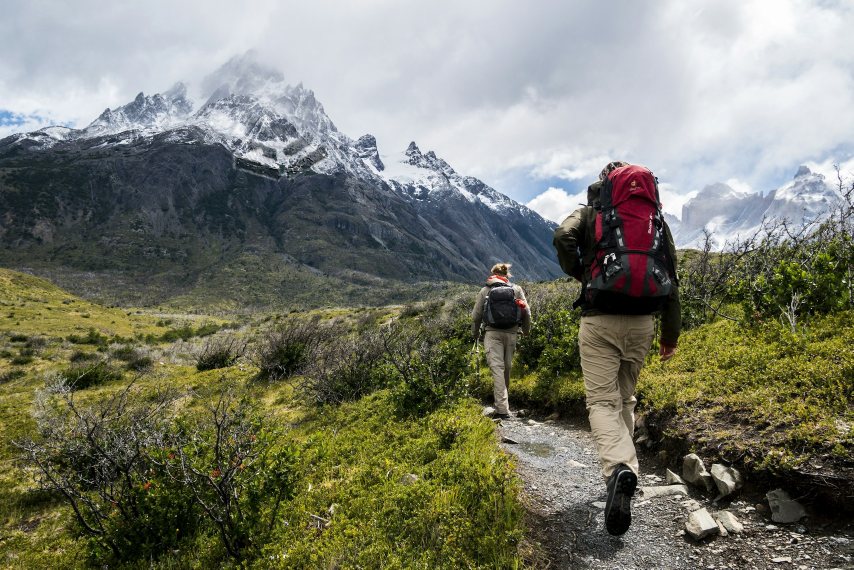
#> input picture trailfi/brand/hero-trail-carved.jpg, 2560 x 1708 px (shown at 1/3 size)
$ python clean-clouds.py hero-trail-carved.jpg out.png
#> lines starting #> are read from the running program, lines starting #| are printed output that depends on the picture; after the words box and inside, x2 and y2 are one past the last pixel; in counts of white or black regions, pixels touching at a corner belong together
"""Remove the mark from the cloud image by patching each side with the clouds just beyond it."""
import sys
import numpy as np
from PIL import Image
from scipy import ndimage as nd
a = np.asarray(Image.open(sys.argv[1]).convert("RGB")).astype(np.float32) / 255
H, W = a.shape[:2]
#> H = 1708; W = 2560
g = nd.gaussian_filter(a[..., 1] - (a[..., 0] + a[..., 2]) / 2, 3)
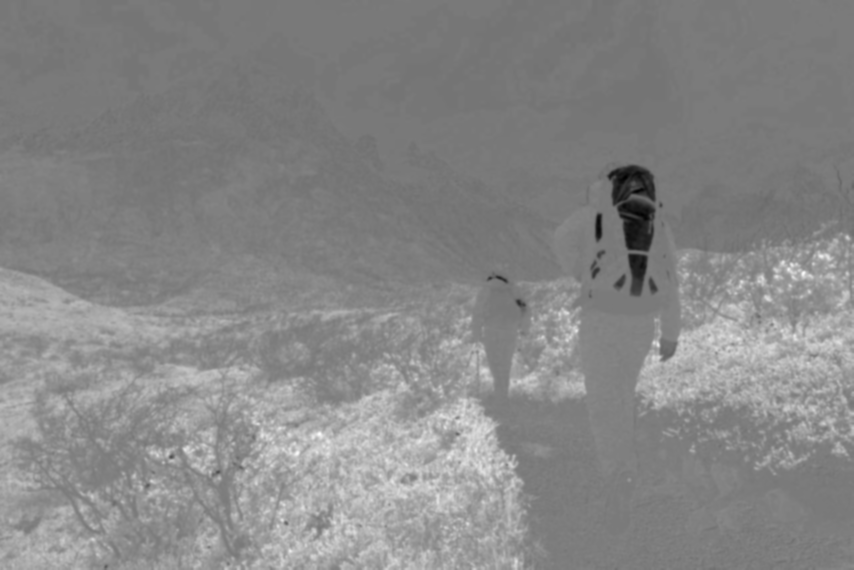
#> g: shape (1708, 2560) float32 (shown at 1/3 size); min -0.307, max 0.333, mean 0.0323; drawn with min black and max white
hole = nd.binary_dilation(g > 0.028, iterations=26)
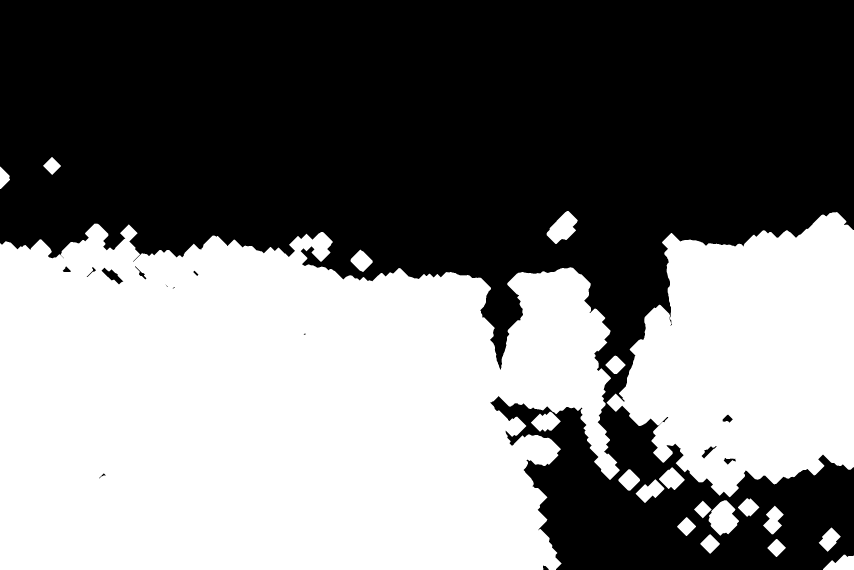
#> hole: shape (1708, 2560) bool (shown at 1/3 size); 47.3% white; 20 white regions, largest, box (x1, y1, x2, y2) and area: (0, 671, 1859, 1708) 1580879, (1820, 636, 2560, 1492) 442571, (2126, 1501, 2217, 1607) 6176
lab, n = nd.label(hole); sizes = nd.sum(hole, lab, range(1, n + 1))
#> after `lab, n = nd.label(hole)`:
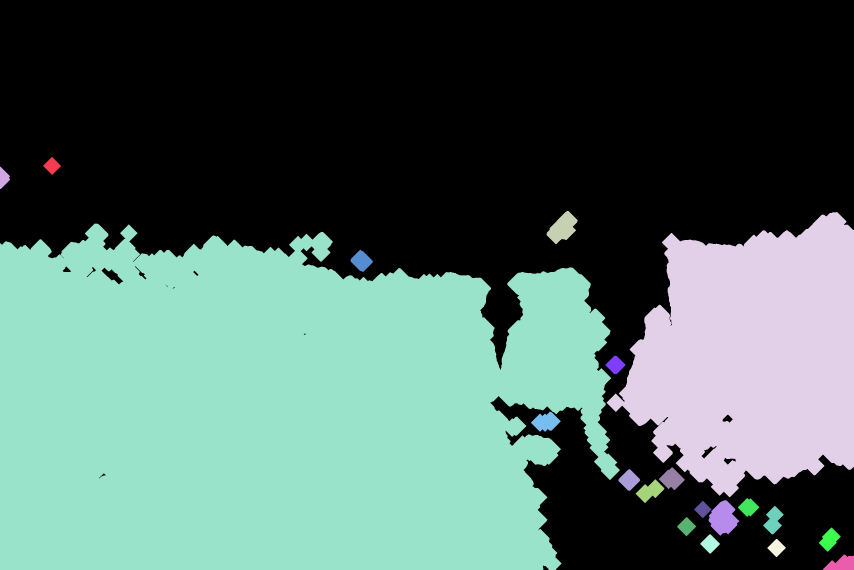
#> lab: shape (1708, 2560) int32 (shown at 1/3 size); 21 distinct labels, from 0 to 20; one colour per label, 0 black
#> after `lab, n = nd.label(hole)`: n = 20
#> after `sizes = nd.sum(hole, lab, range(1, n + 1))`: sizes = 20 values, max 1580879 at index 4, min 1212 at index 1, mean 103495.4
hole = np.isin(lab, [i + 1 for i, s in enumerate(sizes) if s > 20000])
#> hole: shape (1708, 2560) bool; 46.3% white; 2 white regions, box (x1, y1, x2, y2) and area: (0, 671, 1859, 1708) 1580879, (1820, 636, 2560, 1492) 442571
xx = np.arange(W)[None, :].repeat(H, 0)
# Left half borrows from further left, right half from further right, crossfaded across the middle
# so there is no seam where the two meet.
rows = np.arange(H)[:, None]
#> rows = 1708 values from 0 to 1707
left = a[rows, np.clip(xx - 330, 0, W - 1)]
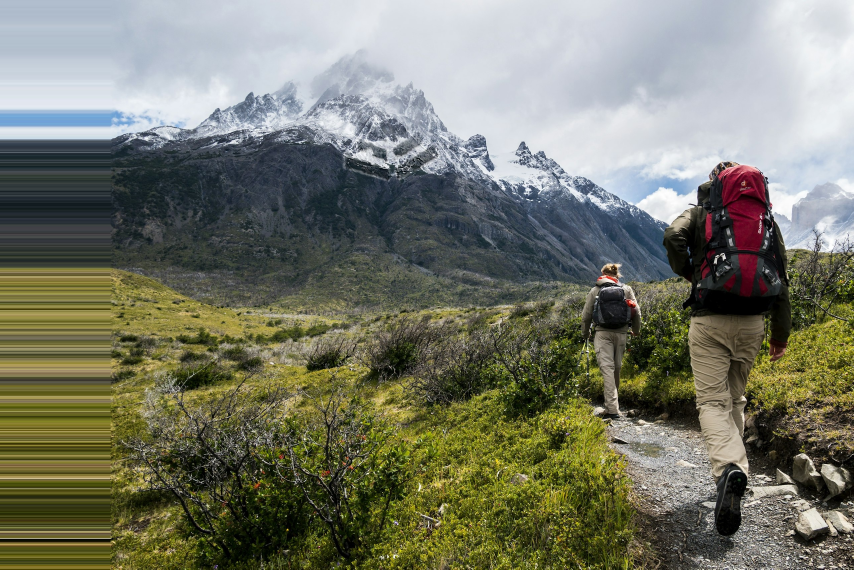
#> left: shape (1708, 2560, 3) float32 (shown at 1/3 size); mean R, G, B 0.467, 0.474, 0.412
right = a[rows, np.clip(xx + 330, 0, W - 1)]
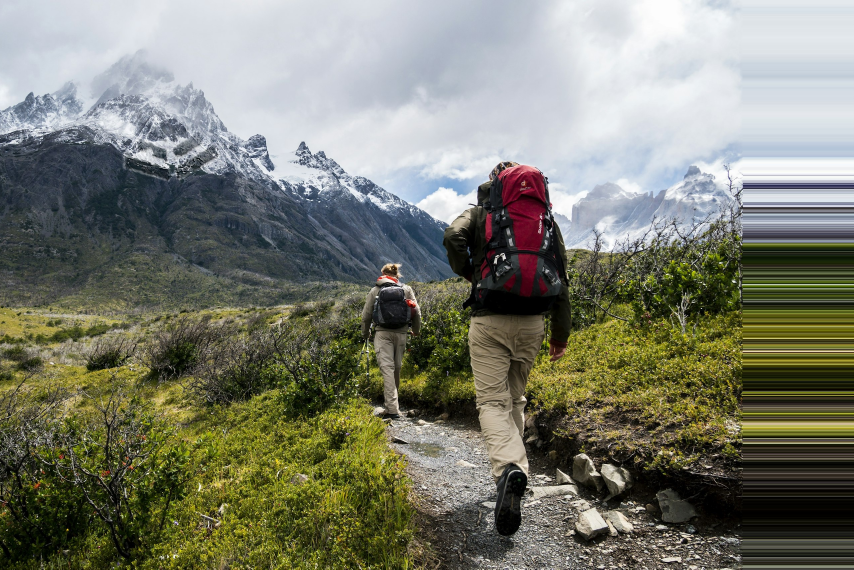
#> right: shape (1708, 2560, 3) float32 (shown at 1/3 size); mean R, G, B 0.481, 0.489, 0.433
ramp = np.clip((xx - (W // 2 - 110)) / 220, 0, 1)[..., None]
ramp = ramp * ramp * (3 - 2 * ramp)
patch = left * (1 - ramp) + right * ramp
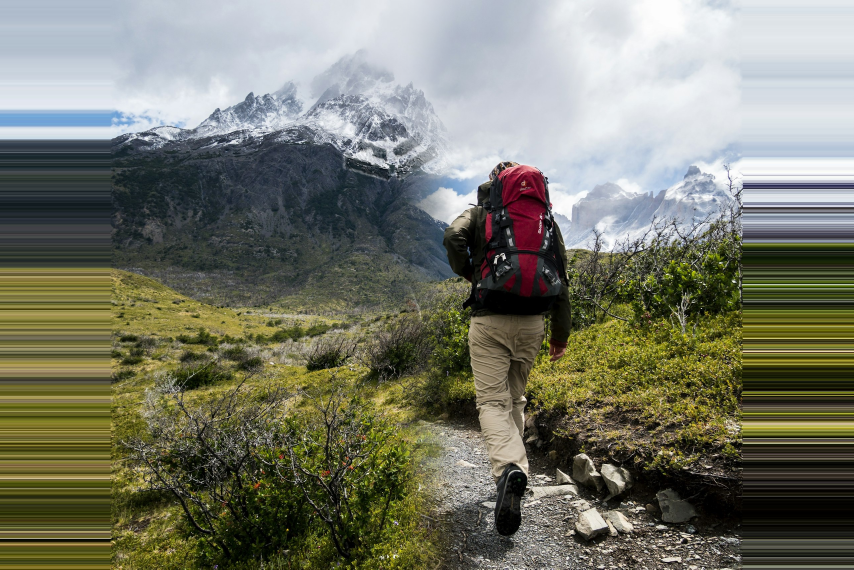
#> patch: shape (1708, 2560, 3) float64 (shown at 1/3 size); mean R, G, B 0.468, 0.474, 0.415
soft = nd.gaussian_filter(hole.astype(np.float32), 18)[..., None]
out = a * (1 - soft) + patch * soft
gray = out.mean(axis=2, keepdims=True)
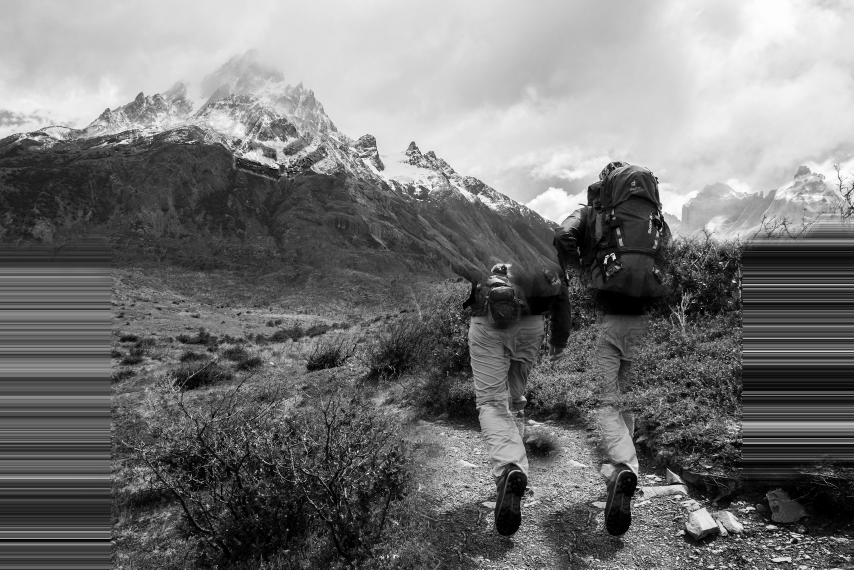
#> gray: shape (1708, 2560, 1) float64 (shown at 1/3 size); min 0, max 1, mean 0.463
out = out * 0.85 + gray * 0.15
Image.fromarray((np.clip(out, 0, 1) * 255).astype(np.uint8)).save(sys.argv[2], quality=93)
print("ok")
